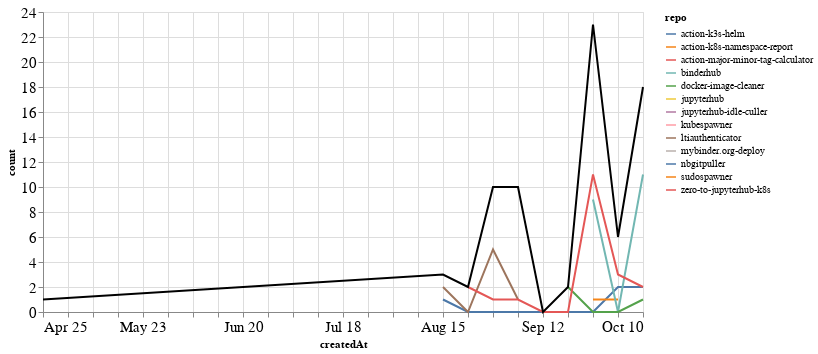

The notebook cell this image was saved under:
### Markdown cell above
### PRs

### Code cell
prs_time = prs.groupby('repo').resample('W', on='createdAt').count()['author'].reset_index()
prs_time = prs_time.rename(columns={'author': 'count'})
prs_time_total = prs_time.groupby('createdAt').agg({"count": "sum"}).reset_index()

ch1 = alt.Chart(prs_time, width=600).mark_line().encode(
    x='createdAt',
    y='count',
    color='repo',
    tooltip="repo"
)

ch2 = alt.Chart(prs_time_total, width=600).mark_line(color="black").encode(
    x='createdAt',
    y='count',
)

ch1 + ch2

### Figure 1 — Vega-Lite specification as saved in the notebook (floating-point values rounded to 4 significant figures)
{"config": {"axisLeft": {"labelFontSize": 15}, "axisBottom": {"labelFontSize": 15}}, "layer": [{"data": {"name": "data-04849cc6312d5b8e34546d6592d66296"}, "mark": "line", "encoding": {"color": {"type": "nominal", "field": "repo"}, "tooltip": {"type": "nominal", "field": "repo"}, "x": {"type": "temporal", "field": "createdAt"}, "y": {"type": "quantitative", "field": "count"}}, "width": 600}, {"data": {"name": "data-3587f888a5af73e546b526f6ea164c3f"}, "mark": {"type": "line", "color": "black"}, "encoding": {"x": {"type": "temporal", "field": "createdAt"}, "y": {"type": "quantitative", "field": "count"}}, "width": 600}], "$schema": "https://vega.github.io/schema/vega-lite/v4.8.1.json", "datasets": {"data-04849cc6312d5b8e34546d6592d66296": [{"repo": "action-k3s-helm", "createdAt": "2021-08-15T00:00:00", "count": 1}, {"repo": "action-k3s-helm", "createdAt": "2021-08-22T00:00:00", "count": 0}, {"repo": "action-k3s-helm", "createdAt": "2021-08-29T00:00:00", "count": 0}, {"repo": "action-k3s-helm", "createdAt": "2021-09-05T00:00:00", "count": 0}, {"repo": "action-k3s-helm", "createdAt": "2021-09-12T00:00:00", "count": 0}, {"repo": "action-k3s-helm", "createdAt": "2021-09-19T00:00:00", "count": 0}, {"repo": "action-k3s-helm", "createdAt": "2021-09-26T00:00:00", "count": 0}, {"repo": "action-k3s-helm", "createdAt": "2021-10-03T00:00:00", "count": 2}, {"repo": "action-k3s-helm", "createdAt": "2021-10-10T00:00:00", "count": 2}, {"repo": "action-k8s-namespace-report", "createdAt": "2021-09-26T00:00:00", "count": 1}, {"repo": "action-k8s-namespace-report", "createdAt": "2021-10-03T00:00:00", "count": 1}, {"repo": "action-major-minor-tag-calculator", "createdAt": "2021-09-26T00:00:00", "count": 1}, {"repo": "binderhub", "createdAt": "2021-09-26T00:00:00", "count": 9}, {"repo": "binderhub", "createdAt": "2021-10-03T00:00:00", "count": 0}, {"repo": "binderhub", "createdAt": "2021-10-10T00:00:00", "count": 11}, {"repo": "docker-image-cleaner", "createdAt": "2021-09-19T00:00:00", "count": 2}, {"repo": "docker-image-cleaner", "createdAt": "2021-09-26T00:00:00", "count": 0}, {"repo": "docker-image-cleaner", "createdAt": "2021-10-03T00:00:00", "count": 0}, {"repo": "docker-image-cleaner", "createdAt": "2021-10-10T00:00:00", "count": 1}, {"repo": "jupyterhub", "createdAt": "2021-08-29T00:00:00", "count": 4}, {"repo": "jupyterhub-idle-culler", "createdAt": "2021-09-26T00:00:00", "count": 1}, {"repo": "kubespawner", "createdAt": "2021-10-10T00:00:00", "count": 1}, {"repo": "ltiauthenticator", "createdAt": "2021-08-15T00:00:00", "count": 2}, {"repo": "ltiauthenticator", "createdAt": "2021-08-22T00:00:00", "count": 0}, {"repo": "ltiauthenticator", "createdAt": "2021-08-29T00:00:00", "count": 5}, {"repo": "ltiauthenticator", "createdAt": "2021-09-05T00:00:00", "count": 1}, {"repo": "mybinder.org-deploy", "createdAt": "2021-10-10T00:00:00", "count": 1}, {"repo": "nbgitpuller", "createdAt": "2021-09-05T00:00:00", "count": 8}, {"repo": "sudospawner", "createdAt": "2021-04-25T00:00:00", "count": 1}, {"repo": "zero-to-jupyterhub-k8s", "createdAt": "2021-08-22T00:00:00", "count": 2}, {"repo": "zero-to-jupyterhub-k8s", "createdAt": "2021-08-29T00:00:00", "count": 1}, {"repo": "zero-to-jupyterhub-k8s", "createdAt": "2021-09-05T00:00:00", "count": 1}, {"repo": "zero-to-jupyterhub-k8s", "createdAt": "2021-09-12T00:00:00", "count": 0}, {"repo": "zero-to-jupyterhub-k8s", "createdAt": "2021-09-19T00:00:00", "count": 0}, {"repo": "zero-to-jupyterhub-k8s", "createdAt": "2021-09-26T00:00:00", "count": 11}, {"repo": "zero-to-jupyterhub-k8s", "createdAt": "2021-10-03T00:00:00", "count": 3}, {"repo": "zero-to-jupyterhub-k8s", "createdAt": "2021-10-10T00:00:00", "count": 2}], "data-3587f888a5af73e546b526f6ea164c3f": [{"createdAt": "2021-04-25T00:00:00", "count": 1}, {"createdAt": "2021-08-15T00:00:00", "count": 3}, {"createdAt": "2021-08-22T00:00:00", "count": 2}, {"createdAt": "2021-08-29T00:00:00", "count": 10}, {"createdAt": "2021-09-05T00:00:00", "count": 10}, {"createdAt": "2021-09-12T00:00:00", "count": 0}, {"createdAt": "2021-09-19T00:00:00", "count": 2}, {"createdAt": "2021-09-26T00:00:00", "count": 23}, {"createdAt": "2021-10-03T00:00:00", "count": 6}, {"createdAt": "2021-10-10T00:00:00", "count": 18}]}}
